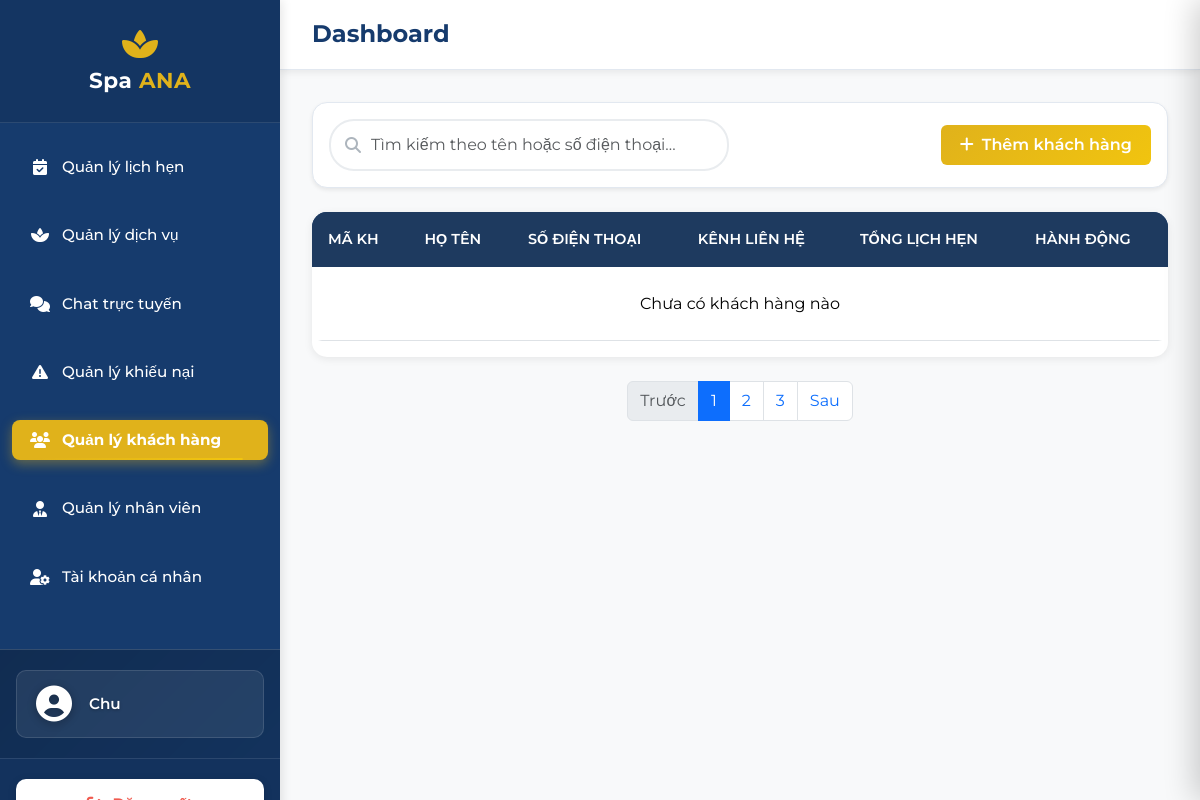
/manage/customers/ (signed in), run on an earlier commit of the app's database.
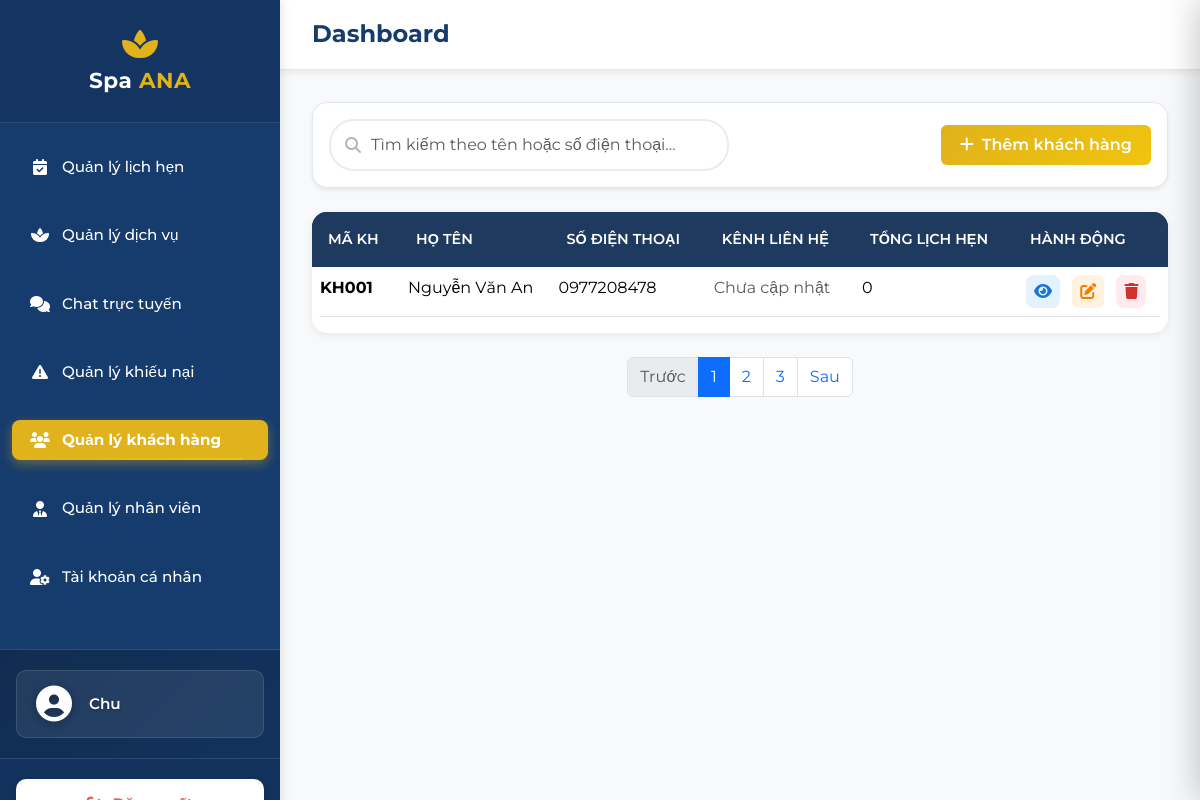
And on a later commit of the database.
### customers/models.py (models this page shows, shortened)
class CustomerProfile(models.Model):
    GENDER_CHOICES = [
        ('Nam', 'Nam'),
        ('Nu', 'Nữ'),
        ('Khac', 'Khác'),
    ]
    user = models.OneToOneField(
        User, on_delete=models.SET_NULL,
        null=True, blank=True,
        related_name='customer_profile',
        verbose_name='User'
    )
    phone = models.CharField(max_length=15, unique=True, verbose_name='Số điện thoại')
    full_name = models.CharField(max_length=100, verbose_name='Họ và tên')
    gender = models.CharField(max_length=10, choices=GENDER_CHOICES, blank=True, null=True, verbose_name='Giới tính')
    dob = models.DateField(blank=True, null=True, verbose_name='Ngày sinh')
    address = models.CharField(max_length=255, blank=True, null=True, verbose_name='Địa chỉ')
    notes = models.CharField(max_length=1000, blank=True, null=True, verbose_name='Ghi chú')
    contact_channel = models.CharField(max_length=20, blank=True, null=True, verbose_name='Kênh liên hệ')
    created_at = models.DateTimeField(auto_now_add=True, verbose_name='Thời điểm tạo hồ sơ')
    updated_at = models.DateTimeField(auto_now=True, null=True, blank=True, verbose_name='Thời điểm cập nhật gần nhất')
    class Meta:
        db_table = 'customer_profiles'
        verbose_name = 'Khách hàng'
        verbose_name_plural = 'Khách hàng'
        ordering = ['-created_at']
        indexes = [models.Index(fields=['phone'])]
        constraints = [
            models.CheckConstraint(
                check=models.Q(gender__in=['Nam', 'Nu', 'Khac']) | models.Q(gender__isnull=True),
                name='customerprofile_gender_valid'
            )
        ]

### customers/views.py (the view, shortened to what this page needs)
# urls.py: path('manage/customers/', views.admin_customers, name='admin_customers'),
@login_required(login_url='accounts:login')
def admin_customers(request):
    if not (request.user.is_staff or request.user.is_superuser):
        messages.error(request, 'Bạn không có quyền truy cập trang này.')
        return redirect('pages:home')
    customers = CustomerProfile.objects.select_related('user').filter(
        Q(user__isnull=True) | Q(user__is_staff=False, user__is_superuser=False)
    )
    return render(request, 'customers/admin_customers.html', {'customers': customers})

### templates/customers/admin_customers.html (shortened to what this page needs)
{% extends "manage/base.html" %}
{% load static %}
{% block content %}
<div class="card mb-4">
    <div class="card-body">
        <div class="row align-items-center">
            <div class="col-md-8">
                <div class="search-box">
                    <i class="fas fa-search"></i>
                    <input type="text" class="form-control" id="searchInput" placeholder="Tìm kiếm theo tên hoặc số điện thoại..." onkeyup="searchCustomers()">
                </div>
            </div>
            <div class="col-md-4 text-md-end mt-3 mt-md-0">
                <button class="btn btn-warning" data-bs-toggle="modal" data-bs-target="#addCustomerModal">
                    <i class="fas fa-plus me-2"></i>Thêm khách hàng
                </button>
            </div>
        </div>
    </div>
</div>
<div class="customer-table">
    <div class="table-responsive">
        <table class="table table-hover" id="customerTable">
            <thead>
                <tr>
                    <th>Mã KH</th>
                    <th>Họ tên</th>
                    <th>Số điện thoại</th>
                    <th>Kênh liên hệ</th>
                    <th>Tổng lịch hẹn</th>
                    <th>Hành động</th>
                </tr>
            </thead>
            <tbody id="customerTableBody">
                {% for c in customers %}
                <tr>
                    <td><strong>KH{{ c.id|stringformat:"03d" }}</strong></td>
                    <td>{{ c.full_name }}</td>
                    <td>{{ c.phone }}</td>
                    <td>
                        {% if c.contact_channel %}
                            <span class="badge bg-info">{{ c.contact_channel }}</span>
                        {% else %}
                            <span class="text-muted">Chưa cập nhật</span>
                        {% endif %}
                    </td>
                    <td>
                        {% if c.appointments.count %}
                            {{ c.appointments.count }}
                        {% else %}
                            0
                        {% endif %}
                    </td>
                    <td>
                        <button class="action-btn view"
                            onclick="viewCustomer(
                                '{{ c.id }}',
                                '{{ c.full_name|escapejs }}',
                                '{{ c.phone|escapejs }}',
                                '{% if c.dob %}{{ c.dob|date:"Y-m-d" }}{% endif %}',
                                '{{ c.contact_channel|default:""|escapejs }}',
                                '{{ c.allergies|default:""|escapejs }}',
                                '{{ c.skin_condition|default:""|escapejs }}',
                                '{{ c.notes|default:""|escapejs }}',
                                '{% if c.appointments.count %}{{ c.appointments.count }}{% else %}0{% endif %}',
                                '{{ c.created_at|date:"Y-m-d" }}'
                            )"
                            title="Xem">
                            <i class="fas fa-eye"></i>
                        </button>
                        <button class="action-btn edit"
                            onclick="editCustomer(
                                '{{ c.id }}',
                                '{{ c.full_name|escapejs }}',
                                '{{ c.phone|escapejs }}',
                                '{% if c.dob %}{{ c.dob|date:"Y-m-d" }}{% endif %}',
                                '{{ c.contact_channel|default:""|escapejs }}',
                                '{{ c.allergies|default:""|escapejs }}',
                                '{{ c.skin_condition|default:""|escapejs }}',
                                '{{ c.notes|default:""|escapejs }}'
                            )"
                            title="Sửa">
                            <i class="fas fa-edit"></i>
                        </button>
                        <button class="action-btn delete"
                            onclick="deleteCustomer('{{ c.id }}')"
                            title="Xóa">
                            <i class="fas fa-trash"></i>
                        </button>
                    </td>
                </tr>
                {% empty %}
                <tr>
                    <td colspan="6" class="text-center py-4">Chưa có khách hàng nào</td>
                </tr>
                {% endfor %}
            </tbody>
        </table>
    </div>
</div>
<nav class="mt-4">
    <ul class="pagination justify-content-center">
        <li class="page-item disabled"><a class="page-link" href="#">Trước</a></li>
        <li class="page-item active"><a class="page-link" href="#">1</a></li>
        <li class="page-item"><a class="page-link" href="#">2</a></li>
        <li class="page-item"><a class="page-link" href="#">3</a></li>
        <li class="page-item"><a class="page-link" href="#">Sau</a></li>
    </ul>
</nav>
<div class="position-fixed bottom-0 end-0 p-3" style="z-index: 1100">
</div>
{% endblock %}

### templates/manage/base.html (shortened to what this page needs)
{% load static %}
<!DOCTYPE html>
<html lang="vi">
<head>
    <link href="https://cdn.jsdelivr.net/npm/bootstrap@5.3.2/dist/css/bootstrap.min.css" rel="stylesheet">
    <link href="https://cdnjs.cloudflare.com/ajax/libs/font-awesome/6.5.1/css/all.min.css" rel="stylesheet">
    <link rel="stylesheet" href="{% static 'css/style.css' %}">
    <link rel="stylesheet" href="{% static 'css/admin.css' %}?v={% now 'His' %}">
</head>
<body>
    <div class="admin-layout">
        {% include 'manage/includes/sidebar.html' %}
        <div class="admin-content">
            {% include 'manage/includes/header.html' %}
            <main class="admin-main">
                {% block content %}{% endblock %}
            </main>
        </div>
    </div>
</body>
</html>

### templates/manage/includes/sidebar.html (shortened to what this page needs)
{% load static %}
<nav class="admin-sidebar" id="sidebar">
    <div class="sidebar-header">
        <i class="fas fa-spa fa-2x mb-2" style="color: #E0B21B;"></i>
        <h3>Spa <span>ANA</span></h3>
    </div>
    <ul class="nav flex-column sidebar-nav">
        <li class="nav-item">
            <a class="nav-link {% if request.resolver_match.url_name == 'admin_appointments' %}active{% endif %}" href="{% url 'appointments:admin_appointments' %}">
                <i class="fas fa-calendar-check"></i>
                <span class="sidebar-link-label">Quản lý lịch hẹn</span>
            </a>
        </li>
        <li class="nav-item">
            <a class="nav-link {% if request.resolver_match.url_name == 'admin_services' %}active{% endif %}" href="{% url 'spa_services:admin_services' %}">
                <i class="fas fa-spa"></i>
                Quản lý dịch vụ
            </a>
        </li>
        <li class="nav-item">
            <a class="nav-link sidebar-chat-link {% if request.resolver_match.url_name == 'admin_live_chat' %}active{% endif %}" href="{% url 'chat:admin_live_chat' %}">
                <i class="fas fa-comments"></i>
                <span class="sidebar-link-label">Chat trực tuyến</span>
            </a>
        </li>
        <li class="nav-item">
            <a class="nav-link {% if request.resolver_match.url_name == 'admin_complaints' %}active{% endif %}" href="{% url 'complaints:admin_complaints' %}">
                <i class="fas fa-exclamation-triangle"></i>
                Quản lý khiếu nại
            </a>
        </li>
        <li class="nav-item">
            <a class="nav-link {% if request.resolver_match.url_name == 'admin_customers' %}active{% endif %}" href="{% url 'customers:admin_customers' %}">
                <i class="fas fa-users"></i>
                Quản lý khách hàng
            </a>
        </li>
        {% if request.user.is_superuser %}
        <li class="nav-item">
            <a class="nav-link {% if request.resolver_match.url_name == 'admin_staff' %}active{% endif %}" href="{% url 'staff:admin_staff' %}">
                <i class="fas fa-user-tie"></i>
                Quản lý nhân viên
            </a>
        </li>
        {% endif %}
        <li class="nav-item">
            <a class="nav-link {% if request.resolver_match.url_name == 'admin_profile' %}active{% endif %}" href="{% url 'admin_panel:admin_profile' %}">
                <i class="fas fa-user-cog"></i>
                Tài khoản cá nhân
            </a>
        </li>
    </ul>
    <div class="sidebar-user-info">
        <div class="user-avatar-section">
            <div class="user-avatar">
                <i class="fas fa-user-circle"></i>
            </div>
            <div class="user-name">
                {% if request.user.customerprofile.full_name %}
                    {{ request.user.customerprofile.full_name }}
                {% else %}
                    {{ request.user.username }}
                {% endif %}
            </div>
        </div>
    </div>
    <div class="sidebar-footer">
        <a href="{% url 'admin_panel:admin_logout' %}" class="btn btn-logout logout-link">
            <i class="fas fa-sign-out-alt"></i>
        </a>
    </div>
</nav>

### templates/manage/includes/header.html (shortened to what this page needs)
{% load static %}
<header class="admin-header">
    <div class="d-flex align-items-center">
        <h4 class="mb-0">{% block page_title %}Dashboard{% endblock %}</h4>
    </div>
</header>

### static/css/style.css (style rules this page uses)
:root { --primary-blue: #1e3a5f; --primary-blue-light: #2c5282; --primary-blue-dark: #1a2d45; --gold-primary: #d4a853; --gold-light: #e6c86e; --gold-dark: #c4983c; --secondary-color: #f8f9fa; --dark-color: #2d3748; --light-color: #ffffff; --success-color: #38a169; --danger-color: #e53e3e; --warning-color: #d69e2e; --info-color: #3182ce; --gradient-primary: linear-gradient(135deg, var(--primary-blue) 0%, var(--primary-blue-light) 100%); --gradient-gold: linear-gradient(135deg, var(--gold-dark) 0%, var(--gold-primary) 50%, var(--gold-light) 100%); --gradient-spa: linear-gradient(135deg, var(--primary-blue-dark) 0%, var(--primary-blue) 50%, var(--primary-blue-light) 100%); --shadow-sm: 0 2px 4px rgba(0, 0, 0, 0.08); --shadow-md: 0 4px 8px rgba(0, 0, 0, 0.12); --shadow-lg: 0 8px 16px rgba(0, 0, 0, 0.15); --shadow-gold: 0 4px 12px rgba(212, 168, 83, 0.25); --transition: all 0.3s ease; --transition-fast: all 0.15s ease; }
* { margin: 0; padding: 0; box-sizing: border-box; }
body { font-family: 'Montserrat', sans-serif; font-size: 16px; line-height: 1.6; color: var(--dark-color); background-color: var(--light-color); overflow-x: hidden; }
a { text-decoration: none; transition: var(--transition); }
button { font-family: 'Montserrat', sans-serif; }
.nav-link { font-weight: 500; color: var(--primary-blue) !important; padding: 0.5rem 1rem !important; position: relative; }
.nav-link:hover, .nav-link.active { color: var(--gold-primary) !important; }
.nav-link::after { content: ''; position: absolute; bottom: 0; left: 50%; width: 0; height: 2px; background: var(--gradient-gold); transform: translateX(-50%); transition: var(--transition); }
.nav-link:hover::after, .nav-link.active::after { width: 80%; }
.btn-warning { background: var(--gradient-gold); border: none; font-weight: 600; padding: 0.5rem 1.2rem; transition: var(--transition); color: white; }
.form-control { border-radius: 8px; padding: 0.75rem 1rem; border: 1px solid #e2e8f0; transition: var(--transition); }
.table { border-radius: 10px; overflow: hidden; }
.table thead { background: var(--gradient-spa); color: white; }
.table thead th { border: none; font-weight: 600; text-transform: uppercase; font-size: 0.9rem; }
.card { border-radius: 15px; border: 1px solid #e2e8f0; box-shadow: var(--shadow-sm); transition: var(--transition); }

### templates/customers/admin_customers.html (style rules this page uses)
.search-box { position: relative; max-width: 400px; }
.search-box input { padding-left: 2.5rem; border-radius: 25px; border: 2px solid #e9ecef; }
.search-box i { position: absolute; left: 1rem; top: 50%; transform: translateY(-50%); color: #adb5bd; }
.customer-table { background: white; border-radius: 15px; overflow: hidden; box-shadow: 0 2px 8px rgba(0, 0, 0, 0.08); }
.customer-table .table thead th { background: #1e3a5f; color: white; border: none; padding: 1rem; font-weight: 600; }
.action-btn { padding: 0.25rem 0.5rem; border-radius: 8px; border: none; cursor: pointer; margin: 0 0.25rem; }
.action-btn.view { background: #e3f2fd; color: #1976d2; }
.action-btn.edit { background: #fff3e0; color: #f57c00; }
.action-btn.delete { background: #ffebee; color: #d32f2f; }

What changed in the data, as far as the page shows it:
added CustomerProfile: id "001", full_name "Nguyễn Văn An", phone "0977208478", shows "Chưa cập nhật"
Also different on the page:
text no longer shown: "Chưa có khách hàng nào"
